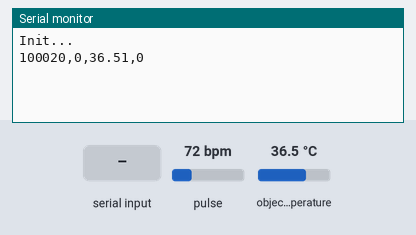
This sketch was run on a simulated Arduino Uno, built with avr-gcc and run on an emulated ATmega328P. On the bench: the last lines printed to the serial monitor. Inputs (shaded band) come from the test bench; at power-on: pulse 72 bpm, object temperature 36.5 °C.

Above: at 1.2 s.
1.3 s: pulse set to 42 bpm
At 2.0 s:
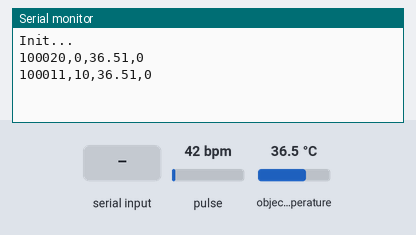
2.8 s: "START\n" received over Serial
At 4.1 s:
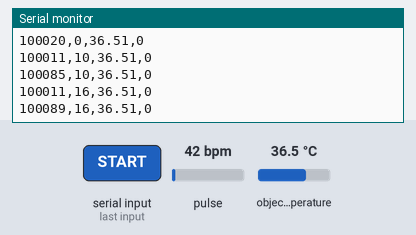
4.3 s: object temperature set to 20 °C
At 4.8 s:
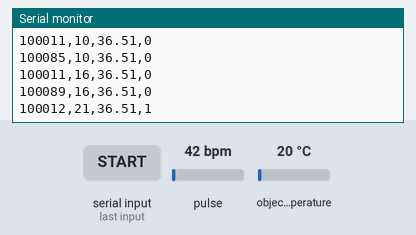
5.8 s: pulse set to 70 bpm
At 5.8 s:
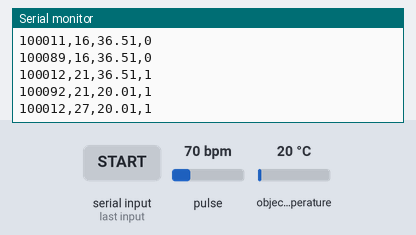
7.3 s: "FAKE_MODE\n" received over Serial
At 8.2 s:
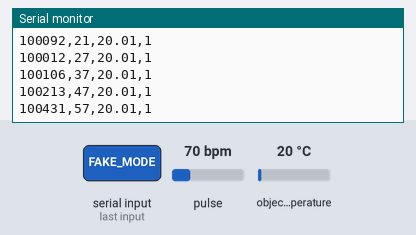
Timing chart, 0 to 9.8 s (numbered marks = the images above; inputs shaded):
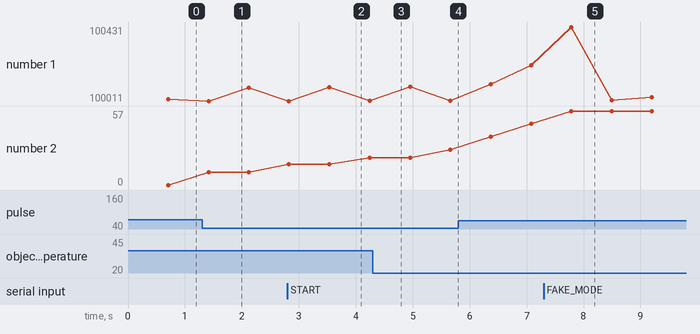

The sketch:

arduino_sensors_second.ino
```cpp
#include <Wire.h>
#include "MAX30105.h"
#include "heartRate.h"
#include <Adafruit_MLX90614.h>

Adafruit_MLX90614 mlx = Adafruit_MLX90614();
MAX30105 particleSensor;

const byte RATE_SIZE = 7; // larger averaging window
byte rates[RATE_SIZE];
byte rateSpot = 0;
long lastBeat = 0;
float beatsPerMinute = 0;
int beatAvg = 0;

void setup() {
  Serial.begin(9600);
  Wire.begin();
  Serial.println("Init...");

  if (!particleSensor.begin(Wire, I2C_SPEED_FAST)) {
    Serial.println("MAX30102 not found. Check wiring/power.");
    while (1);
  }

  // indicate running: low red LED (optional)
  particleSensor.setup(); // use default config first

  particleSensor.setup(); //Configure sensor with default settings
  particleSensor.setPulseAmplitudeRed(0x0A); //Turn Red LED to low to indicate sensor is running
  particleSensor.setPulseAmplitudeGreen(0); //Turn off Green LED


  if (!mlx.begin()) {
    Serial.println("MLX connect fail.");
    while (1);
  }
}

unsigned long lastPrintTime = 0;
const unsigned long PRINT_INTERVAL = 700; // ms

unsigned long lastPresenceTime = 0;
const uint32_t PRESENCE_VAL  = 60000;
const unsigned long RESET_TIMEOUT = 10000;
unsigned long nowMillis = 0;

bool fingerPresent = false;
bool isFake = false;
bool isFinished = false;

void loop() {
  if (Serial.available() > 0) {
    String msg = Serial.readStringUntil('\n');
    if (msg == "FAKE_MODE") {
      isFake = true;;
    } else {
      isFake = false;
    }

    if(msg == "FINISH") {
      rateSpot = 0;
      lastBeat = 0;
      beatsPerMinute = 0;
      beatAvg = 0;
      memset(rates, 0, sizeof(rates));
      fingerPresent = false;
      isFinished = true;
      isFake = false;
      return;
    }

    if(msg == "START") {
      isFinished = false;
    }
  }

  if(isFinished) return;

  // read IR ONCE
  long irValue = particleSensor.getIR();
  nowMillis = millis();

  if(irValue > PRESENCE_VAL) {
    lastPresenceTime = nowMillis;
    fingerPresent = true;
  }

  if (fingerPresent && checkForBeat(irValue) == true)
  {
    //We sensed a beat!
    long delta = nowMillis - lastBeat;
    lastBeat = nowMillis;

    beatsPerMinute = 60 / (delta / 1000.0);

    if (beatsPerMinute < 255 && beatsPerMinute > 20)
    {
      rates[rateSpot++] = (byte)beatsPerMinute; //Store this reading in the array
      rateSpot %= RATE_SIZE; //Wrap variable

      //Take average of readings
      beatAvg = 0;
      for (byte x = 0 ; x < RATE_SIZE ; x++)
        beatAvg += rates[x];
      beatAvg /= RATE_SIZE;
    }
  }

  if (nowMillis - lastPresenceTime > RESET_TIMEOUT) {
    rateSpot = 0;
    lastBeat = 0;
    beatsPerMinute = 0;
    beatAvg = 0;
    memset(rates, 0, sizeof(rates));
    fingerPresent = false;
  }

  // Only print every 100 ms
  if (nowMillis - lastPrintTime >= PRINT_INTERVAL) {
    lastPrintTime = nowMillis;

    int isBeatChecked = 0;
    if(lastBeat > 3000 && nowMillis - lastBeat < 2000) isBeatChecked = 1;

    Serial.print(irValue);
    Serial.print(",");
    Serial.print(beatAvg);
    Serial.print(",");
    Serial.print(mlx.readObjectTempC());
    Serial.print(",");
    Serial.println(isBeatChecked);
  }
}
```

Measured:
- after the input at 1.3 s, the serial monitor: prints a new line after 0.12 s (image 1)
- after the input at 2.8 s, the serial monitor: prints a new line after 0.74 s (image 2)
- after the input at 7.3 s, the serial monitor: prints a new line after 0.49 s (image 5)
- plotted number 1: 100020 → 100085 after the input at 1.3 s, 100012 → 100213 after the input at 5.8 s
- plotted number 2: 27 → 47 after the input at 5.8 s
